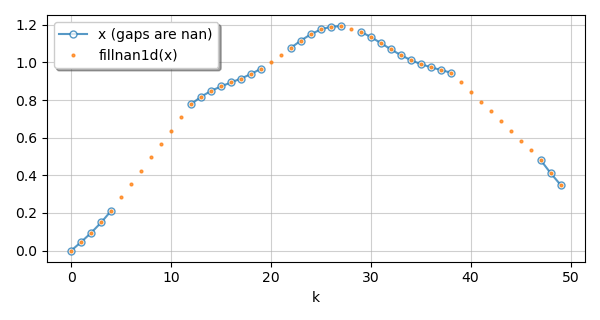

The Python source for this figure:
import numpy as np
import matplotlib.pyplot as plt

from ufunclab import fillnan1d


k = np.arange(50)
x = np.sin(0.06*k) + 0.2*np.sin(0.03*k) + 0.05*np.sin(31*k)
x[5:12] = np.nan
x[20:22] = np.nan
x[28:29] = np.nan
x[39:47] = np.nan

y = fillnan1d(x)

plt.figure(figsize=(6, 3.2))

plt.plot(k, x, 'o-', markersize=5, alpha=0.75, markerfacecolor='#FFFFFF00',
         label='x (gaps are nan)')
plt.plot(fillnan1d(x), 'o', alpha=0.75, markersize=2,
         label='fillnan1d(x)')

plt.xlabel('k')
plt.grid(alpha=0.6)
plt.legend(framealpha=1, shadow=True)
plt.tight_layout()
# plt.show()
plt.savefig('fillnan1d_demo.png')
